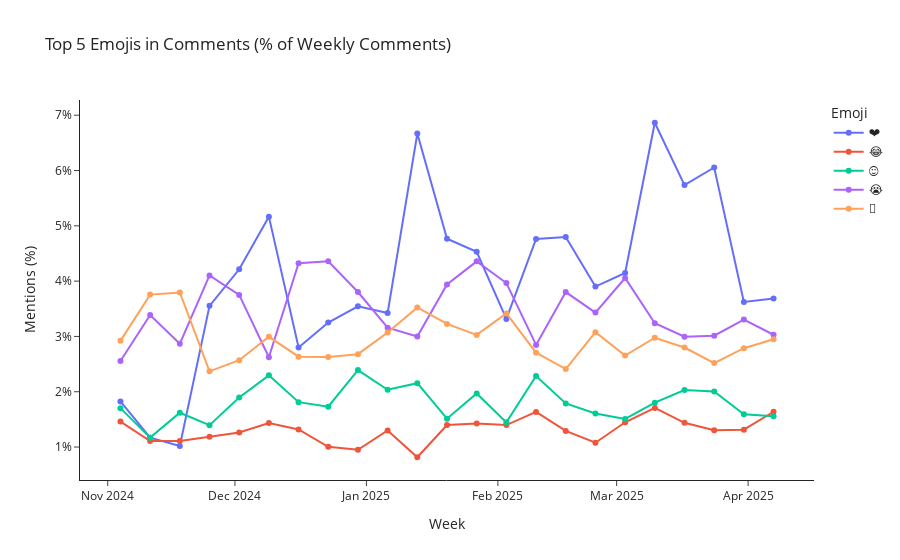

Write notebook code for a chart like this one.
### Markdown cell above
Top used emojis

### Code cell
# Emoji pattern (covers most common Unicode emoji ranges)
emoji_pattern = re.compile(
    "["  
    "\U0001F600-\U0001F64F"  # Emoticons
    "\U0001F300-\U0001F5FF"  # Symbols & pictographs
    "\U0001F680-\U0001F6FF"  # Transport & map
    "\U0001F1E0-\U0001F1FF"  # Flags
    "\U00002700-\U000027BF"  # Dingbats
    "\U0001F900-\U0001F9FF"  # Supplemental symbols
    "\U00002600-\U000026FF"  # Misc symbols
    "]+", flags=re.UNICODE
)

# Extract emojis from comment text
df["emojis"] = df["text"].apply(lambda x: emoji_pattern.findall(str(x)))

# Explode emojis to one row per emoji
df_exploded = df.explode("emojis").dropna(subset=["emojis"])

# Count emoji mentions per week
emoji_weekly = (
    df_exploded.groupby(["week", "emojis"])
    .size()
    .reset_index(name="count")
)

# Count total comments per week
comments_per_week = df.groupby("week")["text"].count().reset_index(name="total_comments")

# Merge and calculate relative mention percentage
emoji_weekly = emoji_weekly.merge(comments_per_week, on="week", how="left")
emoji_weekly["mention_percent"] = (emoji_weekly["count"] / emoji_weekly["total_comments"]) * 100

# Identify top 5 emojis by total percentage over all weeks
top_emojis = (
    emoji_weekly.groupby("emojis")["mention_percent"]
    .sum()
    .sort_values(ascending=False)
    .head(5)
    .index
)

# Filter to only include top 5 emojis
emoji_weekly_top = emoji_weekly[emoji_weekly["emojis"].isin(top_emojis)]

# Print the top 5 emojis
print("Top 5 Emojis by total percentage over all weeks:")
print(top_emojis)

# Pivot to wide format for plotting
df_emoji_trend = emoji_weekly_top.pivot(index="week", columns="emojis", values="mention_percent").fillna(0)

# Convert to long format for Plotly
df_emoji_long = df_emoji_trend.reset_index().melt(
    id_vars="week", var_name="emoji", value_name="mention_percent"
)

# Plot with Plotly
fig = px.line(
    df_emoji_long,
    x="week",
    y="mention_percent",
    color="emoji",
    markers=True,
    title="Top 5 Emojis in Comments (% of Weekly Comments)",
    labels={
        "week": "Week",
        "mention_percent": "Mentions (%)",
        "emoji": "Emoji"
    }
)

fig.update_layout(
    template="simple_white",
    legend_title_text="Emoji",
    yaxis=dict(ticksuffix="%")
)

fig.show()

### Figure 1 — Plotly figure (JSON) as saved in the notebook; plotly's stock layout.template omitted (floating-point values rounded to 4 significant figures)
{"data": [{"hovertemplate": "Emoji=❤<br>Week=%{x}<br>Mentions (%)=%{y}<extra></extra>", "legendgroup": "❤", "line": {"color": "#636efa", "dash": "solid"}, "marker": {"symbol": "circle"}, "mode": "lines+markers", "name": "❤", "orientation": "v", "showlegend": true, "type": "scatter", "x": ["2024-11-04T00:00:00.000000000", "2024-11-11T00:00:00.000000000", "2024-11-18T00:00:00.000000000", "2024-11-25T00:00:00.000000000", "2024-12-02T00:00:00.000000000", "2024-12-09T00:00:00.000000000", "2024-12-16T00:00:00.000000000", "2024-12-23T00:00:00.000000000", "2024-12-30T00:00:00.000000000", "2025-01-06T00:00:00.000000000", "2025-01-13T00:00:00.000000000", "2025-01-20T00:00:00.000000000", "2025-01-27T00:00:00.000000000", "2025-02-03T00:00:00.000000000", "2025-02-10T00:00:00.000000000", "2025-02-17T00:00:00.000000000", "2025-02-24T00:00:00.000000000", "2025-03-03T00:00:00.000000000", "2025-03-10T00:00:00.000000000", "2025-03-17T00:00:00.000000000", "2025-03-24T00:00:00.000000000", "2025-03-31T00:00:00.000000000", "2025-04-07T00:00:00.000000000"], "xaxis": "x", "y": [1.825, 1.17, 1.018, 3.553, 4.214, 5.166, 2.8, 3.251, 3.544, 3.424, 6.669, 4.767, 4.53, 3.317, 4.763, 4.796, 3.901, 4.147, 6.864, 5.736, 6.054, 3.624, 3.686], "yaxis": "y"}, {"hovertemplate": "Emoji=😂<br>Week=%{x}<br>Mentions (%)=%{y}<extra></extra>", "legendgroup": "😂", "line": {"color": "#EF553B", "dash": "solid"}, "marker": {"symbol": "circle"}, "mode": "lines+markers", "name": "😂", "orientation": "v", "showlegend": true, "type": "scatter", "x": ["2024-11-04T00:00:00.000000000", "2024-11-11T00:00:00.000000000", "2024-11-18T00:00:00.000000000", "2024-11-25T00:00:00.000000000", "2024-12-02T00:00:00.000000000", "2024-12-09T00:00:00.000000000", "2024-12-16T00:00:00.000000000", "2024-12-23T00:00:00.000000000", "2024-12-30T00:00:00.000000000", "2025-01-06T00:00:00.000000000", "2025-01-13T00:00:00.000000000", "2025-01-20T00:00:00.000000000", "2025-01-27T00:00:00.000000000", "2025-02-03T00:00:00.000000000", "2025-02-10T00:00:00.000000000", "2025-02-17T00:00:00.000000000", "2025-02-24T00:00:00.000000000", "2025-03-03T00:00:00.000000000", "2025-03-10T00:00:00.000000000", "2025-03-17T00:00:00.000000000", "2025-03-24T00:00:00.000000000", "2025-03-31T00:00:00.000000000", "2025-04-07T00:00:00.000000000"], "xaxis": "x", "y": [1.46, 1.108, 1.111, 1.184, 1.264, 1.435, 1.317, 1.003, 0.9507, 1.299, 0.8154, 1.399, 1.428, 1.397, 1.635, 1.292, 1.078, 1.448, 1.708, 1.439, 1.304, 1.314, 1.638], "yaxis": "y"}, {"hovertemplate": "Emoji=😍<br>Week=%{x}<br>Mentions (%)=%{y}<extra></extra>", "legendgroup": "😍", "line": {"color": "#00cc96", "dash": "solid"}, "marker": {"symbol": "circle"}, "mode": "lines+markers", "name": "😍", "orientation": "v", "showlegend": true, "type": "scatter", "x": ["2024-11-04T00:00:00.000000000", "2024-11-11T00:00:00.000000000", "2024-11-18T00:00:00.000000000", "2024-11-25T00:00:00.000000000", "2024-12-02T00:00:00.000000000", "2024-12-09T00:00:00.000000000", "2024-12-16T00:00:00.000000000", "2024-12-23T00:00:00.000000000", "2024-12-30T00:00:00.000000000", "2025-01-06T00:00:00.000000000", "2025-01-13T00:00:00.000000000", "2025-01-20T00:00:00.000000000", "2025-01-27T00:00:00.000000000", "2025-02-03T00:00:00.000000000", "2025-02-10T00:00:00.000000000", "2025-02-17T00:00:00.000000000", "2025-02-24T00:00:00.000000000", "2025-03-03T00:00:00.000000000", "2025-03-10T00:00:00.000000000", "2025-03-17T00:00:00.000000000", "2025-03-24T00:00:00.000000000", "2025-03-31T00:00:00.000000000", "2025-04-07T00:00:00.000000000"], "xaxis": "x", "y": [1.703, 1.17, 1.62, 1.396, 1.896, 2.296, 1.811, 1.73, 2.391, 2.037, 2.155, 1.513, 1.969, 1.446, 2.283, 1.789, 1.608, 1.508, 1.802, 2.032, 2.005, 1.593, 1.556], "yaxis": "y"}, {"hovertemplate": "Emoji=😭<br>Week=%{x}<br>Mentions (%)=%{y}<extra></extra>", "legendgroup": "😭", "line": {"color": "#ab63fa", "dash": "solid"}, "marker": {"symbol": "circle"}, "mode": "lines+markers", "name": "😭", "orientation": "v", "showlegend": true, "type": "scatter", "x": ["2024-11-04T00:00:00.000000000", "2024-11-11T00:00:00.000000000", "2024-11-18T00:00:00.000000000", "2024-11-25T00:00:00.000000000", "2024-12-02T00:00:00.000000000", "2024-12-09T00:00:00.000000000", "2024-12-16T00:00:00.000000000", "2024-12-23T00:00:00.000000000", "2024-12-30T00:00:00.000000000", "2025-01-06T00:00:00.000000000", "2025-01-13T00:00:00.000000000", "2025-01-20T00:00:00.000000000", "2025-01-27T00:00:00.000000000", "2025-02-03T00:00:00.000000000", "2025-02-10T00:00:00.000000000", "2025-02-17T00:00:00.000000000", "2025-02-24T00:00:00.000000000", "2025-03-03T00:00:00.000000000", "2025-03-10T00:00:00.000000000", "2025-03-17T00:00:00.000000000", "2025-03-24T00:00:00.000000000", "2025-03-31T00:00:00.000000000", "2025-04-07T00:00:00.000000000"], "xaxis": "x", "y": [2.555, 3.387, 2.869, 4.103, 3.751, 2.624, 4.323, 4.358, 3.803, 3.158, 2.999, 3.939, 4.357, 3.965, 2.847, 3.802, 3.431, 4.057, 3.238, 2.994, 3.012, 3.305, 3.03], "yaxis": "y"}, {"hovertemplate": "Emoji=🥰<br>Week=%{x}<br>Mentions (%)=%{y}<extra></extra>", "legendgroup": "🥰", "line": {"color": "#FFA15A", "dash": "solid"}, "marker": {"symbol": "circle"}, "mode": "lines+markers", "name": "🥰", "orientation": "v", "showlegend": true, "type": "scatter", "x": ["2024-11-04T00:00:00.000000000", "2024-11-11T00:00:00.000000000", "2024-11-18T00:00:00.000000000", "2024-11-25T00:00:00.000000000", "2024-12-02T00:00:00.000000000", "2024-12-09T00:00:00.000000000", "2024-12-16T00:00:00.000000000", "2024-12-23T00:00:00.000000000", "2024-12-30T00:00:00.000000000", "2025-01-06T00:00:00.000000000", "2025-01-13T00:00:00.000000000", "2025-01-20T00:00:00.000000000", "2025-01-27T00:00:00.000000000", "2025-02-03T00:00:00.000000000", "2025-02-10T00:00:00.000000000", "2025-02-17T00:00:00.000000000", "2025-02-24T00:00:00.000000000", "2025-03-03T00:00:00.000000000", "2025-03-10T00:00:00.000000000", "2025-03-17T00:00:00.000000000", "2025-03-24T00:00:00.000000000", "2025-03-31T00:00:00.000000000", "2025-04-07T00:00:00.000000000"], "xaxis": "x", "y": [2.92, 3.756, 3.795, 2.369, 2.571, 2.993, 2.635, 2.629, 2.679, 3.07, 3.524, 3.226, 3.028, 3.416, 2.706, 2.411, 3.078, 2.654, 2.976, 2.8, 2.519, 2.788, 2.948], "yaxis": "y"}], "layout": {"legend": {"title": {"text": "Emoji"}, "tracegroupgap": 0}, "title": {"text": "Top 5 Emojis in Comments (% of Weekly Comments)"}, "xaxis": {"anchor": "y", "domain": [0, 1], "title": {"text": "Week"}}, "yaxis": {"anchor": "x", "domain": [0, 1], "ticksuffix": "%", "title": {"text": "Mentions (%)"}}}}
